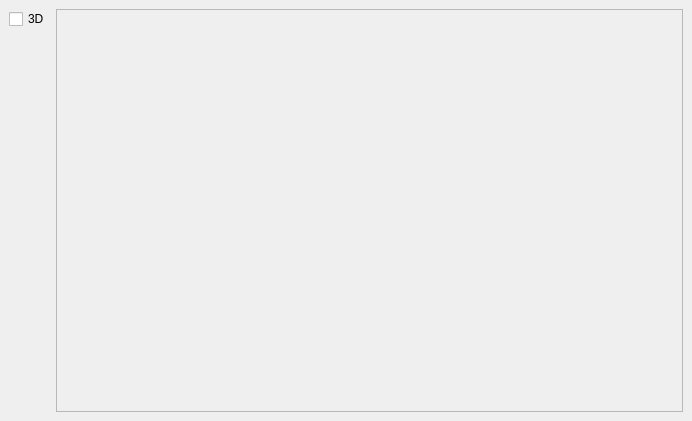
<?xml version="1.0" encoding="UTF-8"?>
<ui version="4.0">
 <class>MainWindow</class>
 <widget class="QWidget" name="MainWindow">
  <property name="geometry">
   <rect>
    <x>0</x>
    <y>0</y>
    <width>692</width>
    <height>421</height>
   </rect>
  </property>
  <property name="windowTitle">
   <string>Bubble Chart </string>
  </property>
  <property name="windowIcon">
   <iconset>
    <normaloff/>
   </iconset>
  </property>
  <layout class="QGridLayout">
   <property name="margin">
    <number>9</number>
   </property>
   <property name="spacing">
    <number>6</number>
   </property>
   <item row="0" column="1">
    <widget class="QSplitter" name="splitter">
     <property name="orientation">
      <enum>Qt::Horizontal</enum>
     </property>
     <widget class="QFrame" name="chartFrame">
      <property name="minimumSize">
       <size>
        <width>300</width>
        <height>400</height>
       </size>
      </property>
      <property name="frameShape">
       <enum>QFrame::StyledPanel</enum>
      </property>
      <property name="frameShadow">
       <enum>QFrame::Raised</enum>
      </property>
     </widget>
    </widget>
   </item>
   <item row="0" column="0">
    <layout class="QVBoxLayout" name="verticalLayout">
     <item>
      <widget class="QCheckBox" name="threeDEnabled">
       <property name="text">
        <string>3D</string>
       </property>
      </widget>
     </item>
     <item>
      <spacer name="verticalSpacer">
       <property name="orientation">
        <enum>Qt::Vertical</enum>
       </property>
       <property name="sizeHint" stdset="0">
        <size>
         <width>20</width>
         <height>40</height>
        </size>
       </property>
      </spacer>
     </item>
    </layout>
   </item>
  </layout>
 </widget>
 <resources/>
 <connections/>
</ui>
